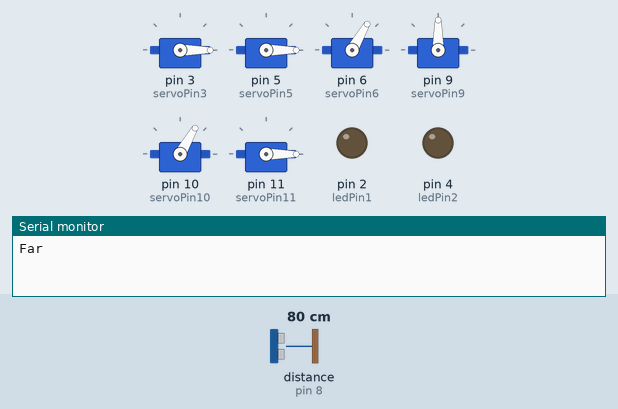
Simulated run of this sketch. Board: Arduino Uno, built with avr-gcc and run on an emulated ATmega328P. On the bench: 6 × servo, output pins drawn as LEDs (lit = HIGH), the last lines printed to the serial monitor. Wiring (inferred from the names in the program): ultrasonic range finder: trigger pin 7; echo pin 8. The inputs (shaded band) are chosen by the test bench; at power-on: distance to the obstacle (sensor on pin 8) 80 cm. The echo pulse lasts 58.3 µs per cm; pins used as bus, display or sensor lines are not drawn.

Above: at 2.25 s.
3.1 s: distance to the obstacle (sensor on pin 8) set to 24 cm
At 3.88 s:
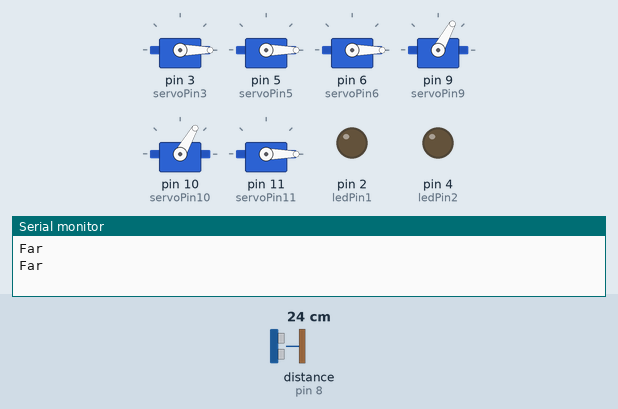
6.6 s: distance to the obstacle (sensor on pin 8) set to 20 cm
At 7.5 s:
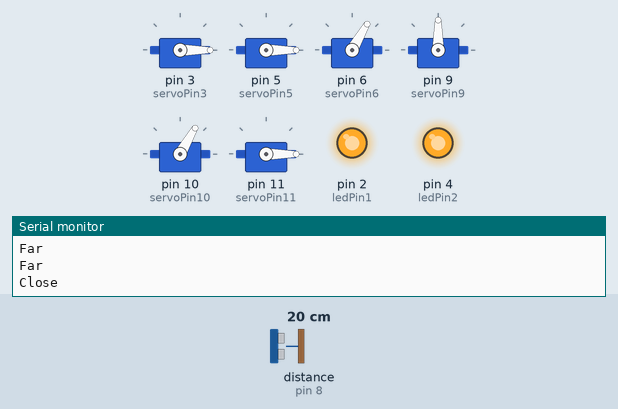
13.6 s: distance to the obstacle (sensor on pin 8) set to 35 cm
At 18.1 s:
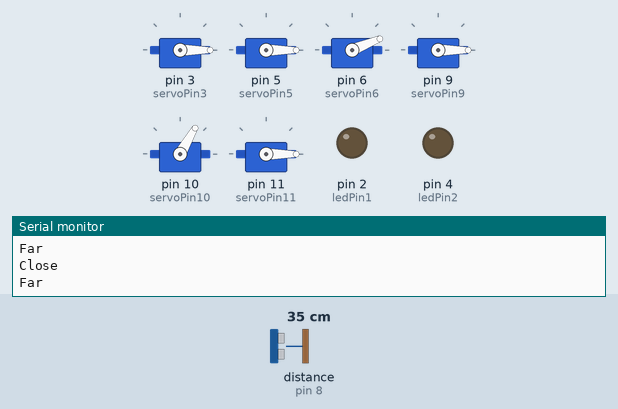
Timing chart, 0 to 25.0 s (numbered marks = the images above; inputs shaded):
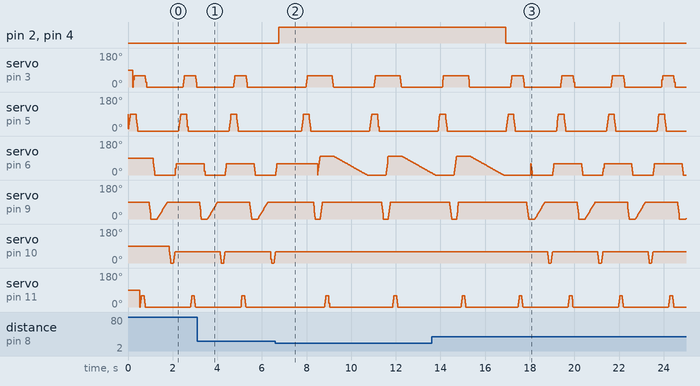

Measured:
- the behaviour switches between 22 and 21 cm on distance to the obstacle (sensor on pin 8) (found by bisection; images 1 and 2)
- after the input at 6.6 s, pin 2 (ledPin1), pin 4 (ledPin2): LOW → HIGH after 0.16 s; servo on pin 10 (servoPin10): goes on until 6.6 s, then stays 60°
- after the input at 13.6 s, pin 2 (ledPin1), pin 4 (ledPin2): HIGH → LOW after 3.3 s; servo on pin 10 (servoPin10): 60° → 59° after 5.2 s, then repeats every 2.3 s: 40° 0.02 s, 21° 0.02 s, 0° 0.10 s, 1° 0.02 s, 20° 0.02 s, 39° 0.02 s, 58° 0.02 s, 60° 2.0 s, 59° 0.02 s

The sketch:

spider_bot.ino
```cpp
#include <Servo.h>
#include <NewPing.h>

#define TRIGGER_PIN 7
#define ECHO_PIN 8

long duration;
long distance;

NewPing sonar(TRIGGER_PIN, ECHO_PIN);

Servo servoPin3;
Servo servoPin5;
Servo servoPin6;
Servo servoPin9;
Servo servoPin10;
Servo servoPin11;

int vel = 1;
int velster = 1;
int pos = 0;     // Variable for servo position
int ledPin1 = 2; // Pin for the first LED
int ledPin2 = 4; // Pin for the second LED
int repeatCount = 3; // Number of desired repetitions

void setup() {
  servoPin3.attach(3);  // Attach Servo object to pin
  servoPin5.attach(5);
  servoPin6.attach(6);  // Attach Servo object to pin
  servoPin9.attach(9);
  servoPin10.attach(10);
  servoPin11.attach(11);

  pinMode(TRIGGER_PIN, OUTPUT);
  pinMode(ECHO_PIN, INPUT);

  pinMode(ledPin1, OUTPUT); // Set the pin of the first LED as OUTPUT
  pinMode(ledPin2, OUTPUT); // Set the pin of the second LED as OUTPUT

  digitalWrite(ledPin1, HIGH);
  digitalWrite(ledPin2, HIGH);

  Serial.begin(9600);
}

void loop() {

  digitalWrite(TRIGGER_PIN, LOW);
  delayMicroseconds(2);

  digitalWrite(TRIGGER_PIN, HIGH);
  delayMicroseconds(10);
  digitalWrite(TRIGGER_PIN, LOW);

  duration = pulseIn(ECHO_PIN, HIGH);

  distance = duration / 58.2;

  if (distance > 20) {

    Serial.println("Far");

    digitalWrite(ledPin1, LOW);
    digitalWrite(ledPin2, LOW);

    //CHANGE THE SERVO VALUES TO YOUR PREFERENCES!!

    // First movement
    for (pos = 0; pos <= 90; pos += 1) {
      servoPin5.write(pos);
      delay(vel);  // Adjust the servo movement speed by changing this value
    }
    delay(100);

    for (pos = 0; pos <= 60; pos += 1) {
      servoPin3.write(pos);
      delay(vel);
    }
    delay(100);

    for (pos = 60; pos >= 0; pos -= 1) {
      servoPin5.write(pos);
      delay(vel);
    }
    delay(100);

    for (pos = 0; pos <= 60; pos += 1) {
      servoPin11.write(pos);
      delay(vel);
    }
    delay(100);

    for (pos = 60; pos >= 0; pos -= 1) {
      servoPin11.write(pos);
      delay(vel);
    }

    for (pos = 60; pos >= 0; pos -= 1) {
      servoPin3.write(pos);
      delay(vel);
    }
    delay(100);

    // Second movement
    for (pos = 90; pos >= 0; pos -= 1) {
      servoPin9.write(pos);
      delay(vel);
    }
    delay(100);

    for (pos = 60; pos >= 0; pos -= 1) {
      servoPin6.write(pos);
      delay(vel);
    }
    delay(100);

    for (pos = 0; pos <= 90; pos += 1) {
      servoPin9.write(pos);
      delay(5);
    }
    delay(100);

    for (pos = 60; pos >= 0; pos -= 1) {
      servoPin10.write(pos);
      delay(vel);
    }
    delay(100);

    for (pos = 0; pos <= 60; pos += 1) {
      servoPin10.write(pos);
      delay(vel);
    }

    for (pos = 0; pos <= 60; pos += 1) {
      servoPin6.write(pos);
      delay(vel);
    }
    delay(100);

  } else {

    Serial.println("Close");

    digitalWrite(ledPin1, HIGH);
    digitalWrite(ledPin2, HIGH);

    delay(1000);

    for (int i = 0; i < repeatCount; i++) {

      for (pos = 0; pos <= 90; pos += 1) {
        servoPin5.write(pos);
        delay(velster);
      }
      delay(100);

      for (pos = 0; pos <= 60; pos += 1) {
        servoPin3.write(pos);
        delay(velster);
      }
      delay(100);

      for (pos = 60; pos >= 0; pos -= 1) {
        servoPin5.write(pos);
        delay(velster);
      }
      delay(100);

      for (pos = 90; pos >= 0; pos -= 1) {
        servoPin9.write(pos);
        delay(vel);
      }
      delay(100);

      for (pos = 0; pos <= 100; pos += 1) {
        servoPin6.write(pos);
        delay(1);
      }

      for (pos = 0; pos <= 90; pos += 1) {
        servoPin9.write(pos);
        delay(1);
      }
      delay(100);

      for (pos = 0; pos <= 60; pos += 1) {
        servoPin11.write(pos);
        delay(velster);
      }
      delay(100);

      for (pos = 60; pos >= 0; pos -= 1) {
        servoPin11.write(pos);
        delay(velster);
      }
      delay(100);

      for (pos = 60; pos >= 0; pos -= 1) {
        servoPin3.write(pos);
        delay(velster);
      }
      for (pos = 100; pos >= 0; pos -= 1) {
        servoPin6.write(pos);
        delay(15);
      }
      delay(100);

    }
  }
}
```
